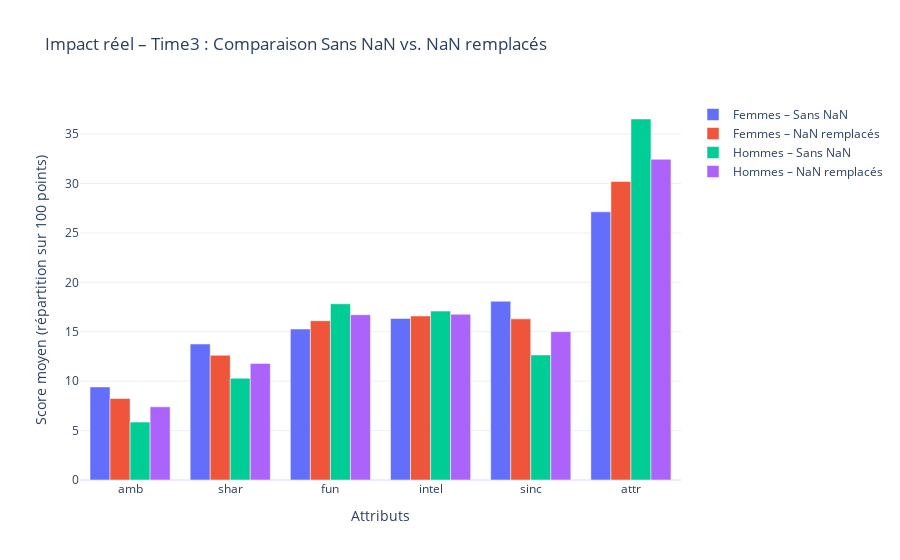

This figure's notebook cell:
### Code cell
import plotly.graph_objects as go

# Création du graphique
fig = go.Figure()

# Femmes
fig.add_trace(go.Bar(
    x=[col.replace('7_3', '') for col in result_time3_impact_clean["Femmes évaluant les hommes"].index],
    y=result_time3_impact_clean["Femmes évaluant les hommes"].values,
    name="Femmes – Sans NaN"
))

fig.add_trace(go.Bar(
    x=[col.replace('7_3', '') for col in result_time3_impact_filled["Femmes évaluant les hommes"].index],
    y=result_time3_impact_filled["Femmes évaluant les hommes"].values,
    name="Femmes – NaN remplacés"
))

# Hommes
fig.add_trace(go.Bar(
    x=[col.replace('7_3', '') for col in result_time3_impact_clean["Hommes évaluant les femmes"].index],
    y=result_time3_impact_clean["Hommes évaluant les femmes"].values,
    name="Hommes – Sans NaN"
))

fig.add_trace(go.Bar(
    x=[col.replace('7_3', '') for col in result_time3_impact_filled["Hommes évaluant les femmes"].index],
    y=result_time3_impact_filled["Hommes évaluant les femmes"].values,
    name="Hommes – NaN remplacés"
))

# Mise en forme
fig.update_layout(
    title="Impact réel – Time3 : Comparaison Sans NaN vs. NaN remplacés",
    xaxis_title="Attributs",
    yaxis_title="Score moyen (répartition sur 100 points)",
    barmode='group',
    template='plotly_white'
)

fig.show()

### Figure 1 — Plotly figure (JSON) as saved in the notebook; plotly's stock layout.template omitted (floating-point values rounded to 4 significant figures)
{"data": [{"name": "Femmes – Sans NaN", "type": "bar", "x": ["amb", "shar", "fun", "intel", "sinc", "attr"], "y": [9.417, 13.75, 15.28, 16.35, 18.09, 27.13]}, {"name": "Femmes – NaN remplacés", "type": "bar", "x": ["amb", "shar", "fun", "sinc", "intel", "attr"], "y": [8.248, 12.62, 16.11, 16.3, 16.59, 30.21]}, {"name": "Hommes – Sans NaN", "type": "bar", "x": ["amb", "shar", "sinc", "intel", "fun", "attr"], "y": [5.856, 10.3, 12.65, 17.09, 17.83, 36.52]}, {"name": "Hommes – NaN remplacés", "type": "bar", "x": ["amb", "shar", "sinc", "fun", "intel", "attr"], "y": [7.401, 11.8, 15.01, 16.72, 16.77, 32.45]}], "layout": {"barmode": "group", "title": {"text": "Impact réel – Time3 : Comparaison Sans NaN vs. NaN remplacés"}, "xaxis": {"title": {"text": "Attributs"}}, "yaxis": {"title": {"text": "Score moyen (répartition sur 100 points)"}}}}
